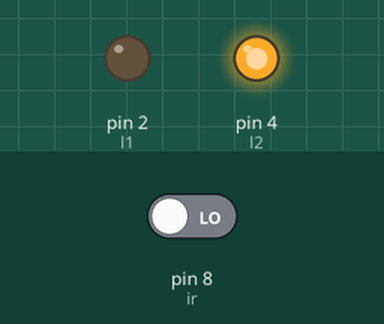
This sketch was run on a simulated Arduino Uno, built with avr-gcc and run on an emulated ATmega328P. On the bench: output pins drawn as LEDs (lit = HIGH). The inputs (shaded band) are chosen by the test bench; at power-on: pin 8 (ir) LOW.

Above: at 1.2 s.
1.3 s: pin 8 (ir) driven HIGH
At 1.6 s:
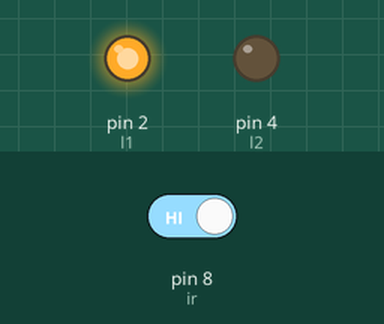
2.8 s: pin 8 (ir) driven LOW
At 4.0 s:
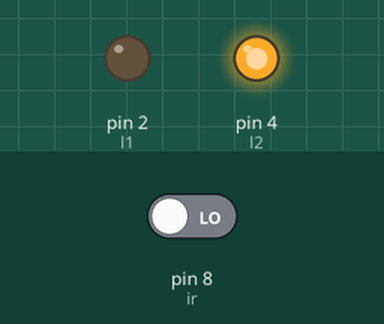
Timing chart, 0 to 5.8 s (numbered marks = the images above; inputs shaded):
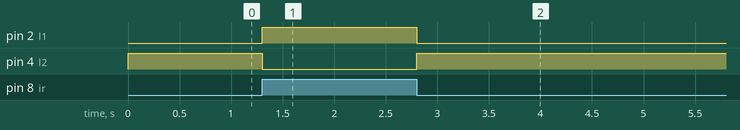

The sketch:

ir_microsensor_light.ino
```cpp
// HW-201 IR Infrared Obstacle Avoidance Sensor Module

int ir=8; // digital pin of infrared sensor
int l1=2; // digital pin no. of first bulb
int l2=4; // digital pin no. of second bulb
void setup() {
  // put your setup code here, to run once:
  pinMode(l1,OUTPUT);
  pinMode(l2,OUTPUT);
  pinMode(ir,INPUT);
}

void loop() {
  // put your main code here, to run repeatedly:
  int value=digitalRead(ir);
  if(value==1)
  {
    digitalWrite(l1,1);
    digitalWrite(l2,0);
  }
  else
  {
    digitalWrite(l1,0);
    digitalWrite(l2,1);
  }
}
```

Measured:
- after the input at 1.3 s, pin 2 (l1): LOW → HIGH at once; pin 4 (l2): HIGH → LOW at once
- after the input at 2.8 s, pin 2 (l1): HIGH → LOW at once; pin 4 (l2): LOW → HIGH at once
